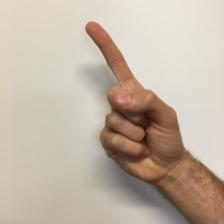
#> input picture 1/1_IMG_4400.jpg, 224 x 224 px
$ jupyter execute Moment_invarian.ipynb
#> lines starting #> are read from the running program, lines starting #| are printed output that depends on the picture
# Load the image data here

[cell 1]
import numpy as np
from PIL import Image
import matplotlib.pyplot as plt

[cell 2]
img = Image.open("1/1_IMG_4400.jpg")
#> img is the input picture: PIL image 224x224 RGB; mean R, G, B 194.4, 180.4, 165.8
datas = img.resize((50,50), Image.NEAREST)
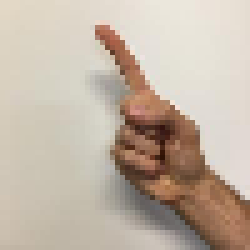
#> datas: PIL image 50x50 RGB (shown 5 times larger); mean R, G, B 194.4, 180.4, 165.8
datas = datas.convert('YCbCr')
#> datas: PIL image 50x50 YCbCr; mean of channels 0, 1, 2 182.3, 118, 135.7
datas = np.array(datas)
plt.imshow(datas)

### Script di atas berfungsi untuk mengambil data file image berfomat .jpg, kemudian image tersebut di conversi dari RGB menu YCbCr color

[cell 3]
cb_cntrl = datas[:,:,1]
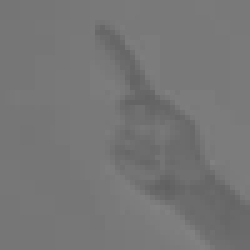
#> cb_cntrl: shape (50, 50) (shown 5 times larger); min 96, max 130, mean 118
cr_cntrl = datas[:,:,2]
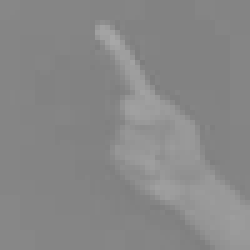
#> cr_cntrl: shape (50, 50) (shown 5 times larger); min 125, max 167, mean 135.7
cr_cntrl=np.array([
    [0,0,1,1],
    [0,1,0,1],
    [1,0,0,1],
    [1,0,0,1]
], dtype='uint8')
plt.imshow(cr_cntrl)
cr_cntrl
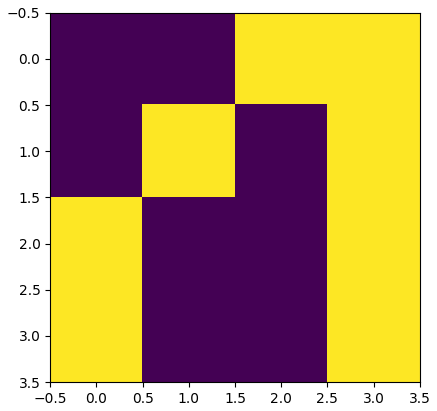
#> figure drawn by matplotlib, 1 panel

### Ambil central color (Cr) dari YCbCr image yang sudah dibaca untuk mengambil bentuk dari isarat tangan pada image tersebut

# Moment Invariance Function

[cell 4]
def angularSeconMomment(citra):
#     \begin{align*} M= \sum_{x} \sum_{y}I(x,y) \end{align*}
    result=0
    for i in citra:
        for pixel in i:
            result=result+pixel
    return result

def countForMomment(citra, x, y):

#     \begin{align*} M_{ij} = \sum_{x} \sum_{y} x^{i} y^{j} I(x,y) \end{align*}
    result = 0
    for i in range(len(citra)):
        for j in range(len(citra[0])):
            result= result + (((i**x)*(j**y))*(citra[i,j]))
    return result

def complexMomment(citra):
    result = np.zeros([4,4])
    for i in range(len(result)):
        for j in range(len(result)):
            result[i,j]=countForMomment(citra,i,j)
    return result

def countTheCentralMomemnt(citra,x1,y1,i,j):
    result=0
    for x in range(len(citra)):
        for y in range(len(citra[0])):
            result = result + (((x-x1)**i)*((y-y1)**j)*citra[x,y])
    return result

def centralMomment(citra,x1,y1):
#> called with citra = array of shape (4, 4), x1 = 1.5, y1 = 1.88
    cM = np.zeros([4,4])
    for i in range(len(cM)):
        for j in range(len(cM)):
            cM[i,j]=countTheCentralMomemnt(citra,x1,y1,i,j)
    return cM

def centralMomNormilized(cM):
    ncM = np.zeros([len(cM),len(cM)])
    for i in range(len(cM)):
        for j in range(len(cM)):
            y=((i+j)/2)+1
            ncM[i,j]=cM[i,j]/((cM[0,0])**y)
    return ncM

def calculateHuMomment(ncM):
    h0 = ncM[2,0] + ncM[0,2]
    h1 = ((ncM[2,0] - ncM[0,2])**2) + (4*(ncM[1,1])**2)
    h2 = (ncM[3,0] - 3*ncM[1,2])**2 + (3*ncM[2,1] - ncM[0,3])**2
    h3 = (ncM[3,0] + ncM[1,2])**2 + (ncM[2,1] + ncM[0,3])**2
    tmp = ((ncM[3,0]+ncM[1,2])**2) - (3*(ncM[2,1] + ncM[0,3])**2)
    tmp1 = ((3*(ncM[3,0]+ncM[1,2])**2) - ((ncM[2,1] + ncM[0,3])**2))
    h4 = (ncM[3,0] - (3*ncM[1,2])) * (ncM[3,0] + ncM[1,2]) * tmp + ((3*ncM[2,1] - ncM[0,3]) * (ncM[2,1]+ncM[0,3])) * tmp1
    tmp = ((ncM[3,0]+ncM[1,2])**2) - ((ncM[2,1] + ncM[0,3])**2)
    h5 = (ncM[2,0] - ncM[0,2]) * tmp + ((4*ncM[1,1]) * ((ncM[3,0]+ncM[1,2]) * (ncM[2,1]+ncM[0,3])))
    tmp = ((ncM[3,0]+ncM[1,2])**2) - (3*(ncM[2,1] + ncM[0,3])**2)
    tmp1 = ((3*(ncM[3,0]+ncM[1,2])**2) - ((ncM[2,1] + ncM[0,3])**2))
    h6 = ((3* ncM[2,1] - ncM[0,3]) * ((ncM[3,0] + ncM[1,2])) * tmp) - ((ncM[3,0] - (3*ncM[1,2])) * (ncM[2,1] + ncM[0,3])) * tmp1
    h6 = h6 * -1

    return [h0,h1,h2,h3,h4,h5,h6]

# Moment Invariance with My Code

[cell 5]
M = complexMomment(cr_cntrl)
Mii = M[1,0]/M[0,0]
Myy = M[0,1]/M[0,0]
cM =centralMomment(cr_cntrl,Mii,Myy)
ncM = centralMomNormilized(cM)
hu = calculateHuMomment(ncM)
for i in range(len(hu)):
    print("H",i," : " ,hu[i])

# Moment Invariance with Open CV

[cell 6]
import cv2
moments = cv2.moments(cr_cntrl)
huMoments = cv2.HuMoments(moments)

[cell 7]
hu1 = np.array(huMoments)
hu1 = hu1[:,0]

for i in range(len(huMoments)):
    print(hu1[i],"  \t",hu[i]," \t \t error = ", abs(hu1[i]-hu[i]))

$ run again, with 1/1_IMG_4382.jpg copied over 1/1_IMG_4400.jpg
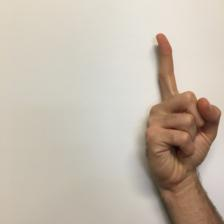
#> input picture 1/1_IMG_4382.jpg, 224 x 224 px
#> img is the input picture: PIL image 224x224 RGB; mean R, G, B 197.3, 186.1, 172.8
#> `cb_cntrl = datas[:,:,1]`:
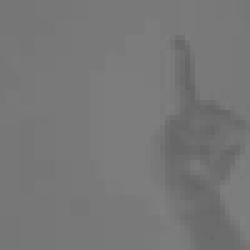
#> cb_cntrl: shape (50, 50) (shown 5 times larger); min 100, max 129, mean 119.1
#> `cr_cntrl = datas[:,:,2]`:
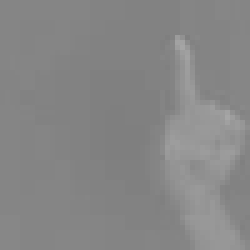
#> cr_cntrl: shape (50, 50) (shown 5 times larger); min 127, max 166, mean 134.3

$ run again, with 1/1_IMG_4390.jpg copied over 1/1_IMG_4400.jpg
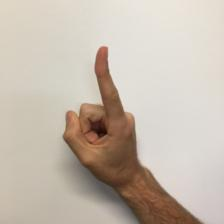
#> input picture 1/1_IMG_4390.jpg, 224 x 224 px
#> img is the input picture: PIL image 224x224 RGB; mean R, G, B 198, 186.7, 174.5
#> `cb_cntrl = datas[:,:,1]`:
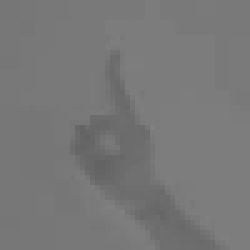
#> cb_cntrl: shape (50, 50) (shown 5 times larger); min 99, max 128, mean 119.7
#> `cr_cntrl = datas[:,:,2]`:
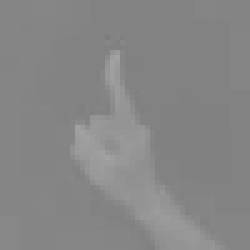
#> cr_cntrl: shape (50, 50) (shown 5 times larger); min 125, max 162, mean 134.2

$ run again, with 1/1_IMG_4394.jpg copied over 1/1_IMG_4400.jpg
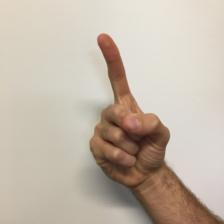
#> input picture 1/1_IMG_4394.jpg, 224 x 224 px
#> img is the input picture: PIL image 224x224 RGB; mean R, G, B 196.1, 184, 170.4
#> `cb_cntrl = datas[:,:,1]`:
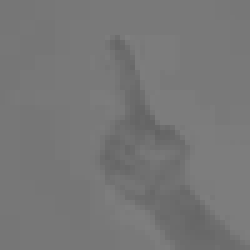
#> cb_cntrl: shape (50, 50) (shown 5 times larger); min 99, max 127, mean 118.8
#> `cr_cntrl = datas[:,:,2]`:
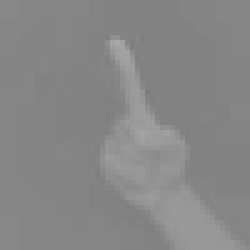
#> cr_cntrl: shape (50, 50) (shown 5 times larger); min 126, max 167, mean 134.7
